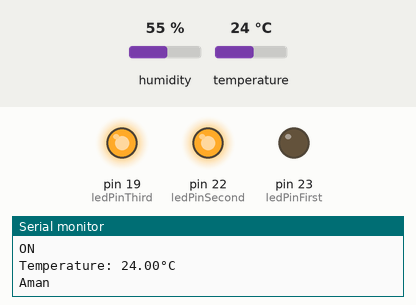
A sketch run on a simulated Arduino Mega 2560, built with avr-gcc and run on an emulated ATmega2560. Parts: output pins drawn as LEDs (lit = HIGH), the last lines printed to the serial monitor. The test bench sets the inputs (shaded band); at power-on: temperature 24 °C, humidity 55 %.

Above: at 11.4 s.
11.5 s: temperature set to 33 °C
20.1 s: temperature set to 36 °C
At 25.8 s:
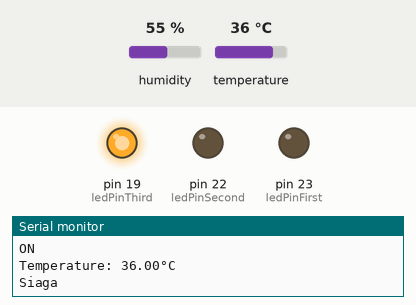
28.7 s: temperature set to 12 °C
At 31.7 s:
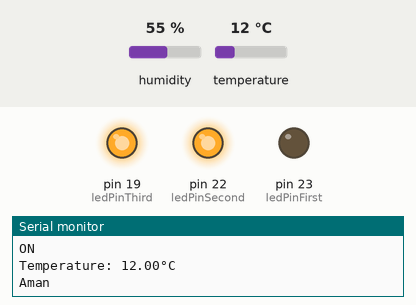
37.3 s: temperature set to 41 °C
At 44.8 s:
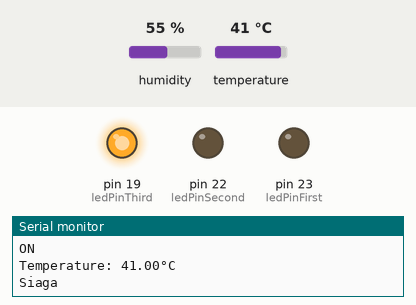
Timing chart, 0 to 46.3 s (numbered marks = the images above; inputs shaded):
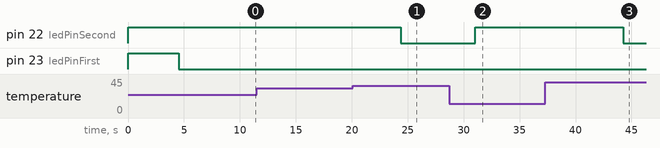

The sketch:

Mini_Project2.ino
```cpp
#include "DHT.h"
#define DHTPIN 4
#define DHTTYPE DHT11   // DHT 11

// Connect pin 1 (on the left) of the sensor to +5V
// NOTE: If using a board with 3.3V logic like an Arduino Due connect pin 1
// to 3.3V instead of 5V!
// Connect pin 2 of the sensor to whatever your DHTPIN is
// Connect pin 4 (on the right) of the sensor to GROUND
// Connect a 10K resistor from pin 2 (data) to pin 1 (power) of the sensor

// Initialize DHT sensor.
// Note that older versions of this library took an optional third parameter to
// tweak the timings for faster processors.  This parameter is no longer needed
// as the current DHT reading algorithm adjusts itself to work on faster procs.
DHT dht(DHTPIN, DHTTYPE);

const int ledPinFirst = 23;
const int ledPinSecond = 22;
const int ledPinThird = 19;
const int btnPin = 0;
int btnState=0;
float tempCelcius;

void setup() {
  pinMode(ledPinFirst, OUTPUT);
  pinMode(ledPinSecond, OUTPUT);
  pinMode(ledPinThird, OUTPUT);
  pinMode(btnPin, INPUT);
  digitalWrite(ledPinFirst, HIGH);
  digitalWrite(ledPinSecond, HIGH);
  digitalWrite(ledPinThird, HIGH);
  Serial.begin(9600);
  dht.begin();
}

void loop() {
  btnState = digitalRead(btnPin);
  if(btnState == LOW){
    Serial.println("ON");
    delay(2000);
    tempDetect();
  }else{
    Serial.println("OFF");
    digitalWrite(ledPinFirst, HIGH);
    digitalWrite(ledPinSecond, HIGH);
    digitalWrite(ledPinThird, HIGH);
    delay(2000);
  }
  delay(100);
}

void tempDetect(){
    //memberikan delay 2 detik untuk memulai pengukuran suhu
    delay(2000);
    //membaca temperatur menjadi celcius
    tempCelcius = dht.readTemperature();
    //mengecek apakah gagal mengukur suhu
    if(isnan(tempCelcius)){
      Serial.println("gagal mengukur suhu");
      Serial.println("kembali melakukan pengukuran mengukur");
      tempDetect();
    }
    //jika sukses mengukur suhu
    else{
      Serial.print(F("Temperature: "));
      Serial.print(tempCelcius);
      Serial.print("°C \n");
      checkTemp();
      delay(2000);
      //memberi delay 2 detik untuk mengecek apakah button kembali ditekan atau tidak
    }
}

//method untuk mengecek suhu dan menyalakan led
void checkTemp(){
  delay(500);
  if(tempCelcius < 35){
    digitalWrite(ledPinFirst,LOW);
    digitalWrite(ledPinSecond, HIGH);
    digitalWrite(ledPinThird, HIGH);
    Serial.println("Aman");
  }
  else if(tempCelcius >= 35.00 && tempCelcius <= 50.00){
    digitalWrite(ledPinFirst,LOW);
    digitalWrite(ledPinSecond,LOW);
    digitalWrite(ledPinThird, HIGH);
    Serial.println("Siaga");
  }
  else  if(tempCelcius > 50.00){
    digitalWrite(ledPinFirst,LOW);
    digitalWrite(ledPinSecond,LOW);
    digitalWrite(ledPinThird,LOW);
    Serial.println("Darurat");
  }
}
```

Measured:
- the behaviour switches between 34 and 35 °C on temperature (found by bisection; images 0 and 1)
- after the input at 20.1 s, pin 22 (ledPinSecond): HIGH → LOW after 4.3 s
- after the input at 28.7 s, pin 22 (ledPinSecond): LOW → HIGH after 2.3 s
- after the input at 37.3 s, pin 22 (ledPinSecond): HIGH → LOW after 7.0 s
